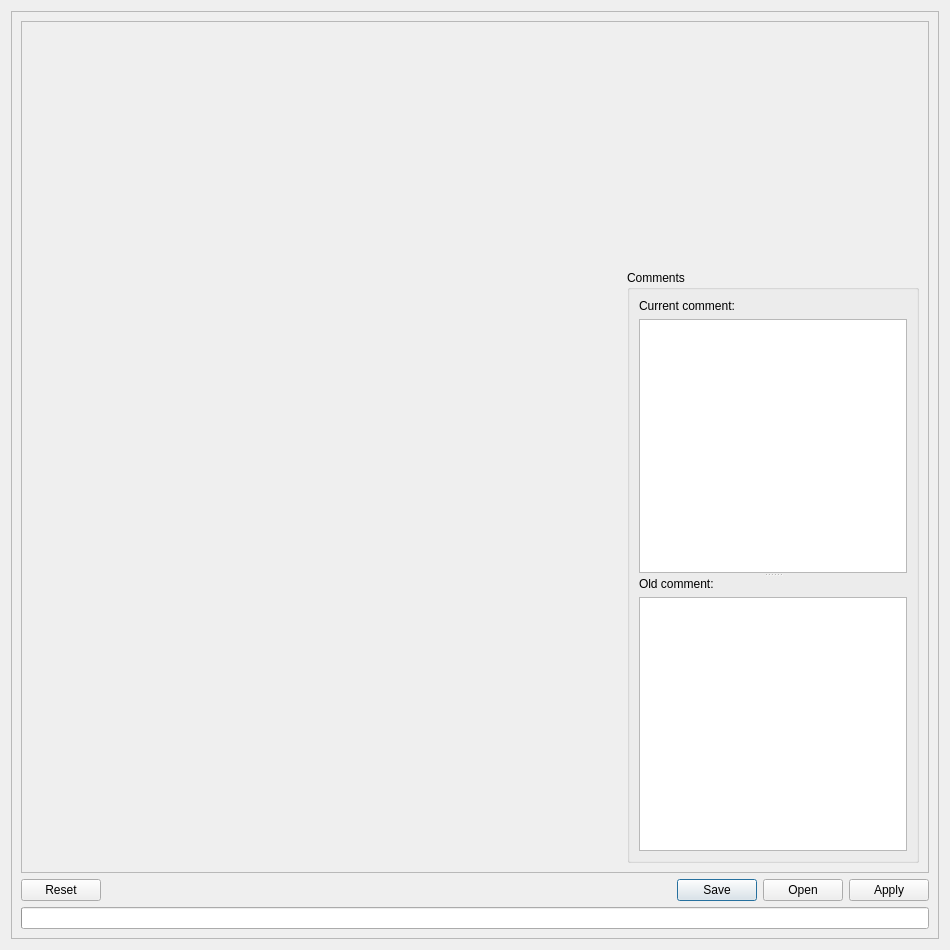
<?xml version="1.0" encoding="UTF-8"?>
<ui version="4.0">
 <class>linacConfigurationScreen</class>
 <widget class="TaurusWidget" name="linacConfigurationScreen">
  <property name="geometry">
   <rect>
    <x>0</x>
    <y>0</y>
    <width>950</width>
    <height>950</height>
   </rect>
  </property>
  <property name="minimumSize">
   <size>
    <width>0</width>
    <height>0</height>
   </size>
  </property>
  <property name="windowTitle">
   <string>Form</string>
  </property>
  <layout class="QGridLayout" name="gridLayout_3">
   <item row="0" column="0">
    <widget class="QFrame" name="centralFrame">
     <property name="frameShape">
      <enum>QFrame::StyledPanel</enum>
     </property>
     <property name="frameShadow">
      <enum>QFrame::Raised</enum>
     </property>
     <layout class="QGridLayout" name="gridLayout">
      <item row="0" column="0">
       <widget class="QScrollArea" name="scrollArea">
        <property name="widgetResizable">
         <bool>true</bool>
        </property>
        <widget class="QWidget" name="scrollAreaWidgetContents">
         <property name="geometry">
          <rect>
           <x>0</x>
           <y>0</y>
           <width>922</width>
           <height>867</height>
          </rect>
         </property>
         <layout class="QGridLayout" name="gridLayout_2">         
          <item row="0" column="0">
           <widget class="timingSnapshot" name="timingSnapshot"/>
          </item>         
          <item row="1" column="0">
           <widget class="electronGunSnapshot" name="electronGunSnapshot"/>
          </item>
          <item row="2" column="0">
           <widget class="vacuumValveSnapshot" name="vacuumValveSnapshot"/>
          </item>          
          <item row="3" column="0">
           <widget class="coolingLoopSnapshot" name="coolingLoopSnapshot"/>
          </item>          
          <item row="4" column="0">
           <widget class="evrSnapshot" name="evrSnapshot"/>
          </item>          
          <item row="0" column="2" rowspan="6">
           <widget class="magnetSnapshot" name="magnetSnapshot"/>
          </item>          
          <item row="0" column="3">
           <widget class="radioFrequencySnapshot" name="radioFrequencySnapshot"/>
          </item>
          <item row="1" column="3">
           <widget class="klystronSnapshot" name="klystronSnapshot"/>
          </item>          
          <item row="2" column="3" rowspan="5">
           <widget class="QGroupBox" name="commentGroup">
            <property name="maximumSize">
             <size>
              <width>350</width>
              <height>16777215</height>
             </size>
            </property>
            <property name="title">
             <string>Comments</string>
            </property>
            <layout class="QGridLayout" name="gridLayout_4">
             <item row="0" column="0">
              <widget class="QSplitter" name="splitter">
               <property name="orientation">
                <enum>Qt::Vertical</enum>
               </property>
               <widget class="QWidget" name="layoutWidget">
                <layout class="QVBoxLayout" name="textToSaveLayout">
                 <item>
                  <widget class="QLabel" name="textToSaveLabel">
                   <property name="text">
                    <string>Current comment:</string>
                   </property>
                  </widget>
                 </item>
                 <item>
                  <widget class="QTextEdit" name="textToSave">
                   <property name="maximumSize">
                    <size>
                     <width>350</width>
                     <height>16777215</height>
                    </size>
                   </property>
                  </widget>
                 </item>
                </layout>
               </widget>
               <widget class="QWidget" name="layoutWidget">
                <layout class="QVBoxLayout" name="textLoadedLayout">
                 <item>
                  <widget class="QLabel" name="textLoadedLabel">
                   <property name="text">
                    <string>Old comment:</string>
                   </property>
                  </widget>
                 </item>
                 <item>
                  <widget class="QTextEdit" name="textLoaded">
                   <property name="readOnly">
                    <bool>true</bool>
                   </property>
                  </widget>
                 </item>
                </layout>
               </widget>
              </widget>
             </item>
            </layout>
           </widget>
          </item>
         </layout>
        </widget>
       </widget>
      </item>
      <item row="1" column="0">
       <widget class="QDialogButtonBox" name="buttonBox">
        <property name="standardButtons">
         <set>QDialogButtonBox::Apply|QDialogButtonBox::Open|QDialogButtonBox::Reset|QDialogButtonBox::Save</set>
        </property>
        <property name="centerButtons">
         <bool>false</bool>
        </property>
       </widget>
      </item>
      <item row="2" column="0">
       <widget class="QProgressBar" name="progressBar"/>
      </item>
     </layout>
    </widget>
   </item>
  </layout>
 </widget>
 <customwidgets>
  <customwidget>
   <class>electronGunSnapshot</class>
   <extends>TaurusWidget</extends>
   <header>ctli</header>
  </customwidget>
  <customwidget>
   <class>klystronSnapshot</class>
   <extends>TaurusWidget</extends>
   <header>ctli</header>
  </customwidget>
  <customwidget>
   <class>timingSnapshot</class>
   <extends>TaurusWidget</extends>
   <header>ctli</header>
  </customwidget>
  <customwidget>
   <class>evrSnapshot</class>
   <extends>TaurusWidget</extends>
   <header>ctli</header>
  </customwidget>  
  <customwidget>
   <class>radioFrequencySnapshot</class>
   <extends>TaurusWidget</extends>
   <header>ctli</header>
  </customwidget>
  <customwidget>
   <class>magnetSnapshot</class>
   <extends>TaurusWidget</extends>
   <header>ctli</header>
  </customwidget>
  <customwidget>
   <class>coolingLoopSnapshot</class>
   <extends>TaurusWidget</extends>
   <header>ctli</header>
  </customwidget>
  <customwidget>
   <class>TaurusWidget</class>
   <extends>QWidget</extends>
   <header>taurus.qt.qtgui.container</header>
   <container>1</container>
  </customwidget>
  <customwidget>
   <class>vacuumValveSnapshot</class>
   <extends>TaurusWidget</extends>
   <header>ctli</header>
  </customwidget>
 </customwidgets>
 <resources/>
 <connections/>
</ui>
